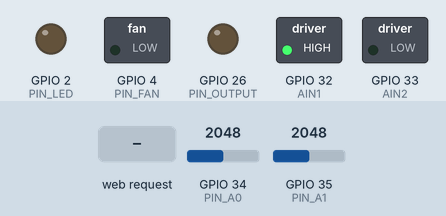
Recording of a sketch running on a simulated ESP32. Parts: switched loads named in the sketch (green lamp = pin HIGH), output pins drawn as LEDs (lit = HIGH). The inputs (shaded band) are chosen by the test bench; at power-on: GPIO 34 (PIN_A0) = 2048, GPIO 35 (PIN_A1) = 2048. WiFi joins after 1.5 s; servers stay silent unless stated; what the sketch prints to the serial monitor is not drawn.

Above: at 2.7 s.
2.8 s: HTTP request GET /BUTTON_0 received
At 3.1 s:
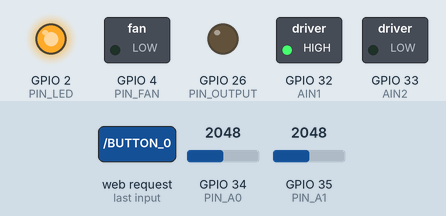
4.3 s: HTTP request GET /BUTTON_1 received
At 5.5 s:
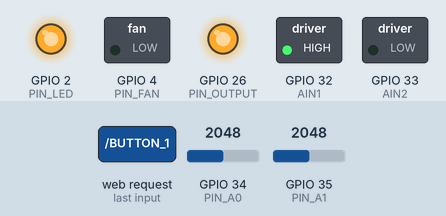
5.8 s: HTTP request GET /UPDATE_SLIDER?VALUE=1 received
At 6.6 s:
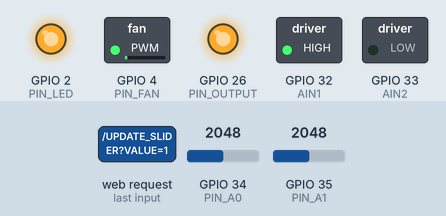
7.3 s: HTTP request GET /UPDATE_SLIDER?VALUE=120 received
At 7.8 s:
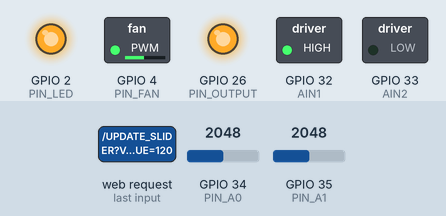
8.8 s: HTTP request GET /BUTTON_0?VALUE=1 received
At 10.0 s:
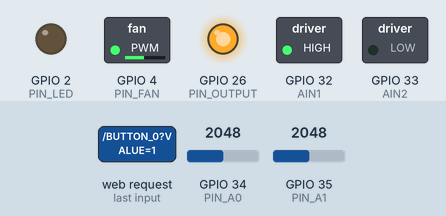
10.3 s: HTTP request GET /UPDATE_SLIDER received
At 11.3 s:
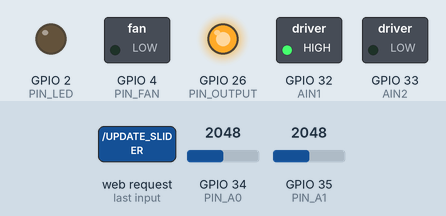
Timing chart, 0 to 12.8 s (numbered marks = the images above; inputs shaded):
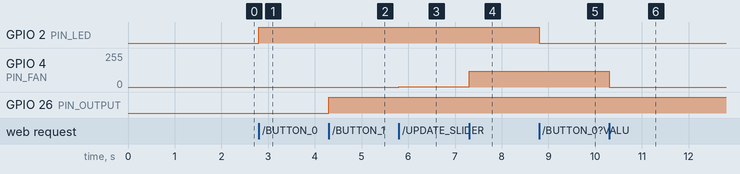

Measured:
- after the input at 2.8 s, GPIO 2 (PIN_LED): LOW → HIGH at once
- after the input at 4.3 s, GPIO 26 (PIN_OUTPUT): LOW → HIGH at once
- after the input at 5.8 s, GPIO 4 (PIN_FAN): 0/255 → 1/255 at once
- after the input at 7.3 s, GPIO 4 (PIN_FAN): 1/255 → 120/255 at once
- after the input at 8.8 s, GPIO 2 (PIN_LED): HIGH → LOW at once
- after the input at 10.3 s, GPIO 4 (PIN_FAN): 120/255 → 0/255 at once

The sketch:

WebPageUpdate.ino
```cpp
// (licence header left out)
#include <WiFi.h>       // standard library
#include <WebServer.h>  // standard library
#include "SuperMon.h"   // .h file that stores your html page code

// here you post web pages to your homes intranet which will make page debugging easier
// as you just need to refresh the browser as opposed to reconnection to the web server
#define USE_INTRANET

// replace this with your homes intranet connect parameters
#define LOCAL_SSID "Ultra"
#define LOCAL_PASS "martin.salazar"


//#define LOCAL_SSID "CONIDA"
//#define LOCAL_PASS "C0nfiguratiON"

// once  you are read to go live these settings are what you client will connect to
#define AP_SSID "TestWebSite"
#define AP_PASS "023456789"

// start your defines for pins for sensors, outputs etc.
#define PIN_OUTPUT 26 // connected to nothing but an example of a digital write from the web page
#define PIN_FAN 4    // pin 27 and is a PWM signal to control a fan speed
#define PIN_LED 2     //On board LED
#define PIN_A0 34     // some analog input sensor
#define PIN_A1 35     // some analog input sensor
const int AIN1 = 32;   //Sentido de giro
const int AIN2 = 33;   //Sentido de giro

// variables to store measure data and sensor states
int BitsA0 = 0, BitsA1 = 0;
float VoltsA0 = 0, VoltsA1 = 0;
int FanSpeed = 0;
bool LED0 = false, SomeOutput = false;
uint32_t SensorUpdate = 0;
int FanRPM = 0;

// the XML array size needs to be bigger that your maximum expected size. 2048 is way too big for this example
char XML[2048];

// just some buffer holder for char operations
char buf[32];

// variable for the IP reported when you connect to your homes intranet (during debug mode)
IPAddress Actual_IP;

// definitions of your desired intranet created by the ESP32
IPAddress PageIP(192, 168, 1, 1);
IPAddress gateway(192, 168, 1, 1);
IPAddress subnet(255, 255, 255, 0);
IPAddress ip;

// gotta create a server
WebServer server(80);

void setup() {

  // standard stuff here
  Serial.begin(9600);
  pinMode(PIN_OUTPUT, OUTPUT);
  pinMode(PIN_FAN, OUTPUT);
  pinMode(PIN_LED, OUTPUT);

  //Establecer para motor
  pinMode(AIN1, OUTPUT);
  pinMode(AIN2, OUTPUT);

  digitalWrite(AIN1, HIGH);
  digitalWrite(AIN2, LOW);


  // turn off led
  LED0 = false;
  digitalWrite(PIN_LED, LED0);

  digitalWrite(PIN_OUTPUT, LED0);

  // configure LED PWM functionalitites
    ledcSetup(0, 10000, 8);
    ledcAttachPin(PIN_FAN, 0);
    ledcWrite(0, FanSpeed);//ledcWrite(0, FanSpeed)


  // if your web page or XML are large, you may not get a call back from the web page
  // and the ESP will think something has locked up and reboot the ESP
  // not sure I like this feature, actually I kinda hate it
  // disable watch dog timer 0
  disableCore0WDT();

  // maybe disable watch dog timer 1 if needed
  //  disableCore1WDT();

  // just an update to progress
  Serial.println("starting server");

  // if you have this #define USE_INTRANET,  you will connect to your home intranet, again makes debugging easier
#ifdef USE_INTRANET
  WiFi.begin(LOCAL_SSID, LOCAL_PASS);
  while (WiFi.status() != WL_CONNECTED) {
    delay(500);
    Serial.print(".");
  }
  Serial.print("IP address: "); Serial.println(WiFi.localIP());
  Actual_IP = WiFi.localIP();
#endif

  // if you don't have #define USE_INTRANET, here's where you will creat and access point
  // an intranet with no internet connection. But Clients can connect to your intranet and see
  // the web page you are about to serve up
#ifndef USE_INTRANET
  WiFi.softAP(AP_SSID, AP_PASS);
  delay(100);
  WiFi.softAPConfig(PageIP, gateway, subnet);
  delay(100);
  Actual_IP = WiFi.softAPIP();
  Serial.print("IP address: "); Serial.println(Actual_IP);
#endif

  printWifiStatus();


  // these calls will handle data coming back from your web page
  // this one is a page request, upon ESP getting / string the web page will be sent
  server.on("/", SendWebsite);

  // upon esp getting /XML string, ESP will build and send the XML, this is how we refresh
  // just parts of the web page
  server.on("/xml", SendXML);

  // upon ESP getting /UPDATE_SLIDER string, ESP will execute the UpdateSlider function
  // same notion for the following .on calls
  // add as many as you need to process incoming strings from your web page
  // as you can imagine you will need to code some javascript in your web page to send such strings
  // this process will be documented in the SuperMon.h web page code
  server.on("/UPDATE_SLIDER", UpdateSlider);
  server.on("/BUTTON_0", ProcessButton_0);
  server.on("/BUTTON_1", ProcessButton_1);

  // finally begin the server
  server.begin();

}

void loop() {

  // you main loop that measures, processes, runs code, etc.
  // note that handling the "on" strings from the web page are NOT in the loop
  // that processing is in individual functions all managed by the wifi lib

  // in my example here every 50 ms, i measure some analog sensor data (my finger dragging over the pins
  // and process accordingly
  // analog input can be from temperature sensors, light sensors, digital pin sensors, etc.
  if ((millis() - SensorUpdate) >= 50) {
    //Serial.println("Reading Sensors");
    SensorUpdate = millis();
    BitsA0 = analogRead(PIN_A0);
    BitsA1 = analogRead(PIN_A1);

    // standard converion to go from 12 bit resolution reads to volts on an ESP
    VoltsA0 = BitsA0 * 3.3 / 4096;
    VoltsA1 = BitsA1 * 3.3 / 4096;

  }

  // no matter what you must call this handleClient repeatidly--otherwise the web page
  // will not get instructions to do something
  server.handleClient();

}


// function managed by an .on method to handle slider actions on the web page
// this example will get the passed string called VALUE and conver to a pwm value
// and control the fan speed
void UpdateSlider() {

  // many I hate strings, but wifi lib uses them...
  String t_state = server.arg("VALUE");

  // conver the string sent from the web page to an int
  FanSpeed = t_state.toInt();
  Serial.print("UpdateSlider"); Serial.println(FanSpeed);
  // now set the PWM duty cycle
  ledcWrite(0, FanSpeed);


  // YOU MUST SEND SOMETHING BACK TO THE WEB PAGE--BASICALLY TO KEEP IT LIVE

  // option 1: send no information back, but at least keep the page live
  // just send nothing back
  // server.send(200, "text/plain", ""); //Send web page

  // option 2: send something back immediately, maybe a pass/fail indication, maybe a measured value
  // here is how you send data back immediately and NOT through the general XML page update code
  // my simple example guesses at fan speed--ideally measure it and send back real data
  // i avoid strings at all caost, hence all the code to start with "" in the buffer and build a
  // simple piece of data
  FanRPM = map(FanSpeed, 0, 255, 0, 2400);
  strcpy(buf, "");
  sprintf(buf, "%d", FanRPM);
  sprintf(buf, buf);

  // now send it back
  server.send(200, "text/plain", buf); //Send web page

}

// now process button_0 press from the web site. Typical applications are the used on the web client can
// turn on / off a light, a fan, disable something etc
void ProcessButton_0() {

  //


  LED0 = !LED0;
  digitalWrite(PIN_LED, LED0);
  Serial.print("Button 0 "); Serial.println(LED0);
  // regardless if you want to send stuff back to client or not
  // you must have the send line--as it keeps the page running
  // if you don't want feedback from the MCU--or let the XML manage
  // sending feeback

  // option 1 -- keep page live but dont send any thing
  // here i don't need to send and immediate status, any status
  // like the illumination status will be send in the main XML page update
  // code
  server.send(200, "text/plain", ""); //Send web page

  // option 2 -- keep page live AND send a status
  // if you want to send feed back immediataly
  // note you must have reading code in the java script
  /*
    if (LED0) {
    server.send(200, "text/plain", "1"); //Send web page
    }
    else {
    server.send(200, "text/plain", "0"); //Send web page
    }
  */

}

// same notion for processing button_1
void ProcessButton_1() {

  // just a simple way to toggle a LED on/off. Much better ways to do this
  Serial.println("Button 1 press");
  SomeOutput = !SomeOutput;

  digitalWrite(PIN_OUTPUT, SomeOutput);
Serial.print("Button 1 "); Serial.println(LED0);
  // regardless if you want to send stuff back to client or not
  // you must have the send line--as it keeps the page running
  // if you don't want feedback from the MCU--or send all data via XML use this method
  // sending feeback
  server.send(200, "text/plain", ""); //Send web page

  // if you want to send feed back immediataly
  // note you must have proper code in the java script to read this data stream
  /*
    if (some_process) {
    server.send(200, "text/plain", "SUCCESS"); //Send web page
    }
    else {
    server.send(200, "text/plain", "FAIL"); //Send web page
    }
  */
}


// code to send the main web page
// PAGE_MAIN is a large char defined in SuperMon.h
void SendWebsite() {

  Serial.println("sending web page");
  // you may have to play with this value, big pages need more porcessing time, and hence
  // a longer timeout that 200 ms
  server.send(200, "text/html", PAGE_MAIN);

}

// code to send the main web page
// I avoid string data types at all cost hence all the char mainipulation code
void SendXML() {

  // Serial.println("sending xml");

  strcpy(XML, "<?xml version = '1.0'?>\n<Data>\n");

  // send bitsA0
  sprintf(buf, "<B0>%d</B0>\n", BitsA0);
  strcat(XML, buf);
  // send Volts0
  sprintf(buf, "<V0>%d.%d</V0>\n", (int) (VoltsA0), abs((int) (VoltsA0 * 10)  - ((int) (VoltsA0) * 10)));
  strcat(XML, buf);

  // send bits1
  sprintf(buf, "<B1>%d</B1>\n", BitsA1);
  strcat(XML, buf);
  // send Volts1
  sprintf(buf, "<V1>%d.%d</V1>\n", (int) (VoltsA1), abs((int) (VoltsA1 * 10)  - ((int) (VoltsA1) * 10)));
  strcat(XML, buf);

  // show led0 status
  if (LED0) {
    strcat(XML, "<LED>1</LED>\n");
  }
  else {
    strcat(XML, "<LED>0</LED>\n");
  }

  if (SomeOutput) {
    strcat(XML, "<SWITCH>1</SWITCH>\n");
  }
  else {
    strcat(XML, "<SWITCH>0</SWITCH>\n");
  }

  strcat(XML, "</Data>\n");
  // wanna see what the XML code looks like?
  // actually print it to the serial monitor and use some text editor to get the size
  // then pad and adjust char XML[2048]; above
  Serial.println(XML);

  // you may have to play with this value, big pages need more porcessing time, and hence
  // a longer timeout that 200 ms
  server.send(200, "text/xml", XML);


}

// I think I got this code from the wifi example
void printWifiStatus() {

  // print the SSID of the network you're attached to:
  Serial.print("SSID: ");
  Serial.println(WiFi.SSID());

  // print your WiFi shield's IP address:
  ip = WiFi.localIP();
  Serial.print("IP Address: ");
  Serial.println(ip);

  // print the received signal strength:
  long rssi = WiFi.RSSI();
  Serial.print("signal strength (RSSI):");
  Serial.print(rssi);
  Serial.println(" dBm");
  // print where to go in a browser:
  Serial.print("Open http://");
  Serial.println(ip);
}

// end of code
```

Source omitted: SuperMon.h (20032 bytes)
